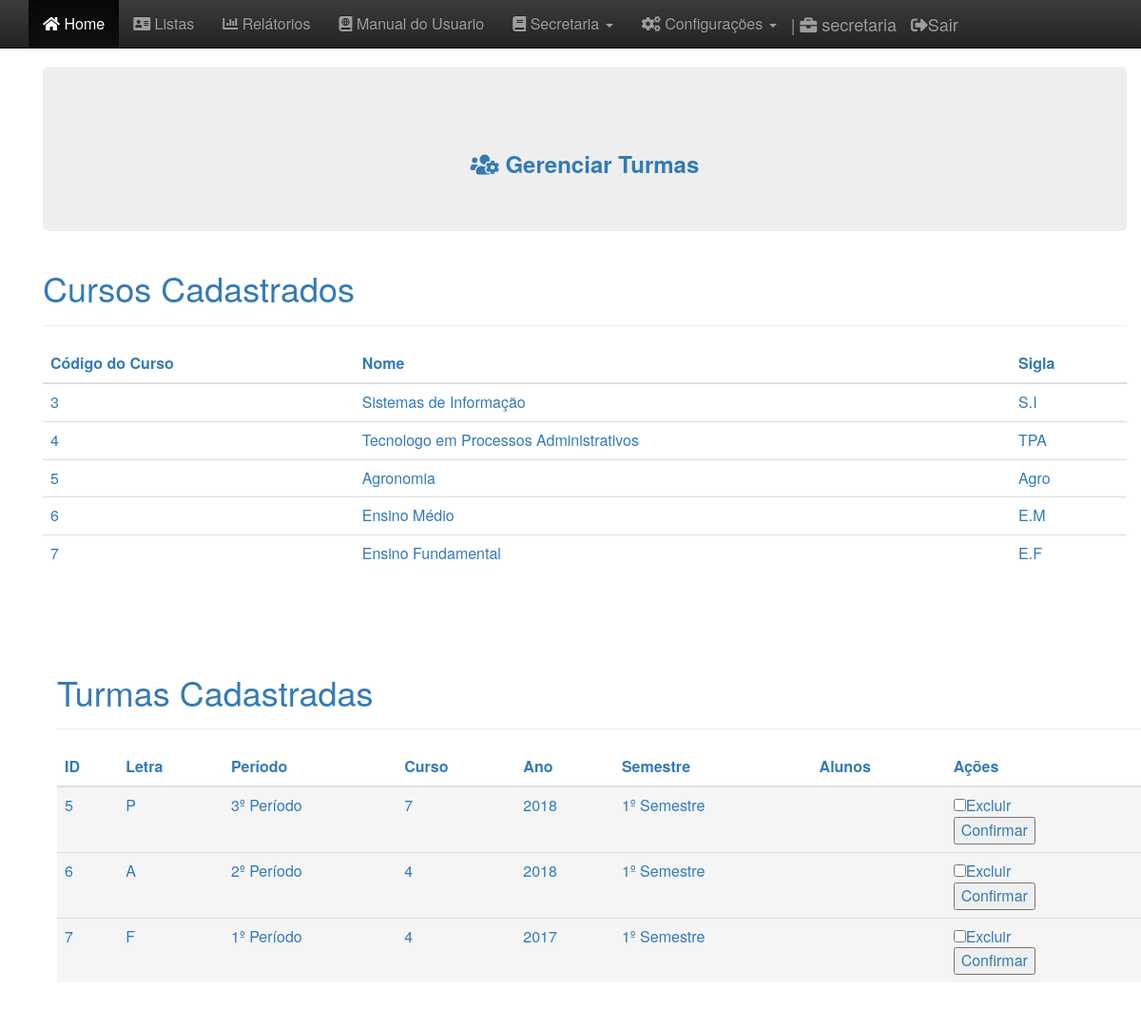
/sga/gerenciar_turmas.php (signed in), run on the app's committed database.
### tables this page shows
CREATE TABLE `curso` (
  `cod_curso` int(11) NOT NULL,
  `nome` varchar(100) NOT NULL,
  `sigla` varchar(4) NOT NULL
);

CREATE TABLE `turma` (
  `cod_turma` int(11) NOT NULL,
  `letra` varchar(1) NOT NULL,
  `periodo` int(11) NOT NULL,
  `cod_curso` int(11) NOT NULL,
  `ano` int(11) NOT NULL,
  `semestre` int(11) NOT NULL,
  `nome_curso` varchar(56) DEFAULT NULL
);

### sga/tabela_turmas.php (the view, shortened to what this page needs)
<div class="container theme-showcase" role="main">
    <div class="page-header">
        <h1>Turmas Cadastradas </h1>
    </div>
    <div class="row">
        <div class="col-md-12">
            <table class="table table-dark">
                <thead class="thead-dark">
                    <tr>
                        <th>ID</th>
                        <th>Letra</th>
                        <th>Período</th>
                        <th>Curso</th>
                        <th>Ano</th>
                        <th>Semestre</th>
                        <th>Alunos</th>
                        <th>Ações</th>
                    </tr>
                </thead>
                <tbody>
                    <?php
          include"../conexao.php";
        $sql = 'SELECT * FROM turma ORDER BY cod_turma';
        $resultado = mysqli_query($con, $sql) ;
          ?>
                <tbody>
                    <?php foreach($resultado as $dado) : ?>
                    <tr class="active">
                        <td>
                            <?=$dado['cod_turma']?>
                        </td>
                        <td>
                            <?=$dado['letra']?>
                        </td>
                        <td>
                            <?=$dado['periodo'].'º Período'?>
                        </td>
                        <td>
                            <?=$dado['cod_curso']?>
                        </td>
                        <td>
                            <?=$dado['ano']?>
                        </td>
                        <td>
                            <?=$dado['semestre']. 'º Semestre'?>
                        </td>
                        <td>
                        </td>
                        <td>
                        <form method="POST" action="excluir_turma.php">
                                <input type="checkbox" name="cod_turma" value="<?=$dado['cod_turma']?>">Excluir<br>
                                <input type="submit" value="Confirmar">
                            </form>
                        </td>
                    </tr>
                    <?php endforeach; ?>
        </div>
    </div>
</div>

### sga/tabela_cursos.php (shortened to what this page needs)
<div class="page-header">
          <h1>Cursos Cadastrados</h1>
        </div>
<?php
    include "conexao.php";
    $sql_curso = 'SELECT * FROM curso ORDER BY cod_curso';
    $resultado_curso = mysqli_query($con, $sql_curso) ;
?>
<table class="table">
  <thead>
    <tr>
      <th scope="col">Código do Curso</th>
      <th scope="col">Nome</th>
      <th scope="col">Sigla</th>
    </tr>
  </thead>
  <tbody>
    <?php foreach($resultado_curso as $dado_curso) : ?>
    <tr>
        <td><?=$dado_curso['cod_curso']?></td>
        <td><?=$dado_curso['nome']?></td>
        <td><?=$dado_curso['sigla']?></td>
    </tr>
    <?php endforeach; ?>
  </tbody>
</table>

### sga/css/theme.css (style rules this page uses)
body { padding-top: 70px; padding-bottom: 30px; }

### data on the page
curso: cod_curso "3", nome "Sistemas de Informação", sigla "S.I"
curso: cod_curso "4", nome "Tecnologo em Processos Administrativos", sigla "TPA"
curso: cod_curso "5", nome "Agronomia", sigla "Agro"
curso: cod_curso "6", nome "Ensino Médio", sigla "E.M"
curso: cod_curso "7", nome "Ensino Fundamental", sigla "E.F"
turma: cod_turma "5", letra "P", periodo "3", cod_curso "7", ano "2018", semestre "1"
turma: cod_turma "6", letra "A", periodo "2", cod_curso "4", ano "2018", semestre "1"
turma: cod_turma "7", letra "F", periodo "1", cod_curso "4", ano "2017", semestre "1"

### other printed values
$_SESSION['painel'] "secretaria"
